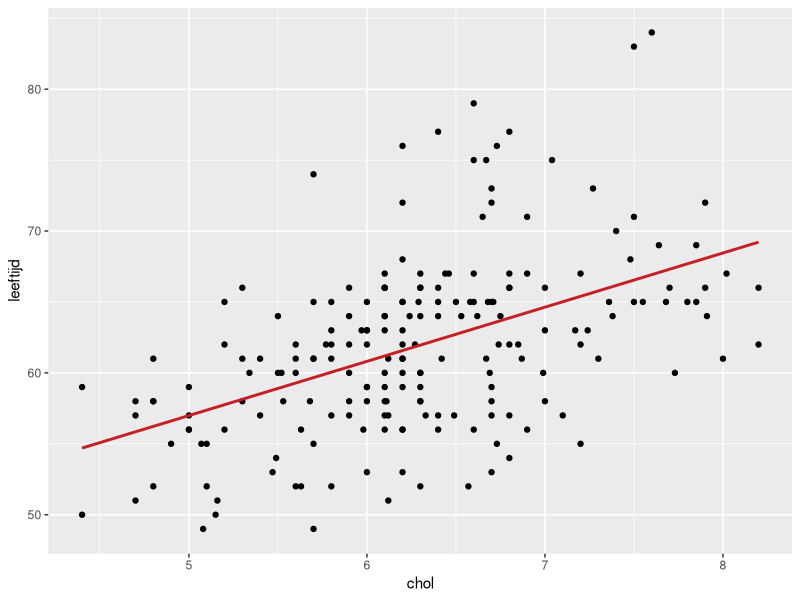
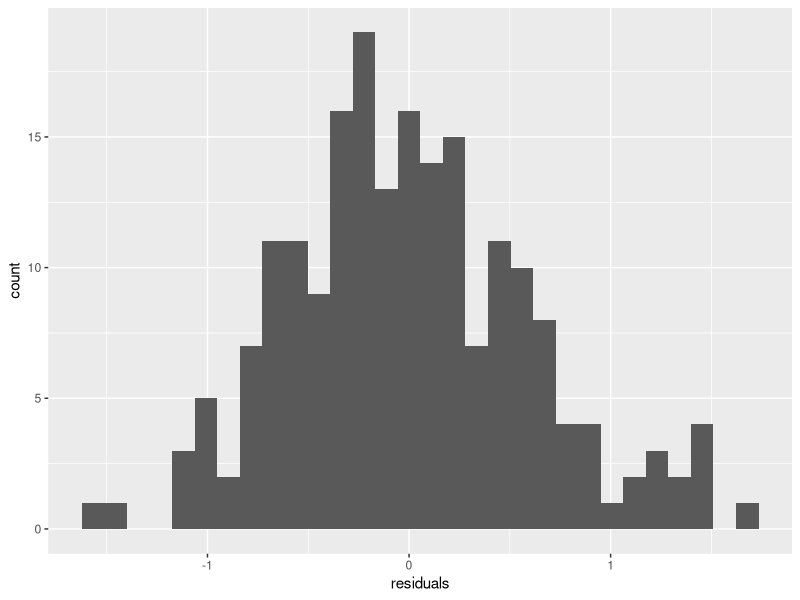
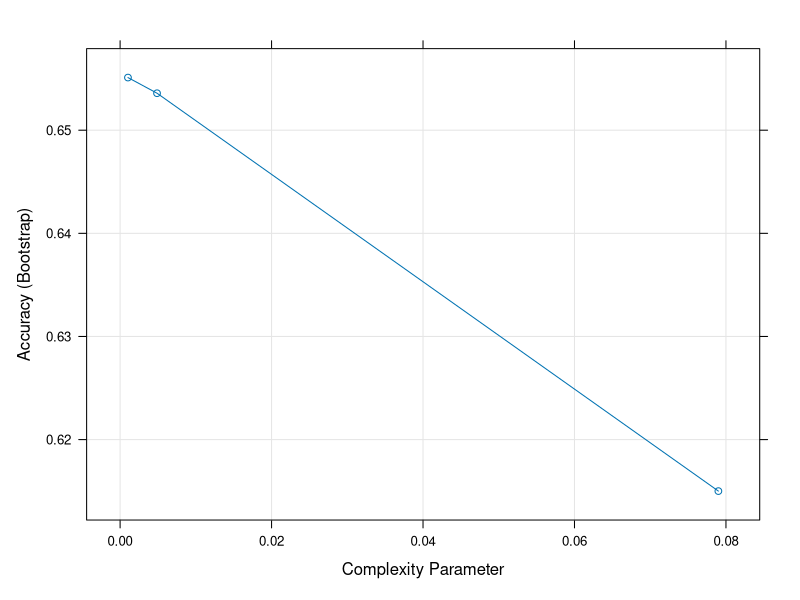

Here is the R script that generated these plots, in order:
library(foreign)
library(ggplot2)
library(dplyr)
library(caret)
library(e1071)
library(readr)

chol1 = read.spss("DM/Data/voorbeeld7_1.sav", to.data.frame=TRUE)
ggplot(chol1, aes(x = chol, y = leeftijd)) +
  geom_point() +
  stat_smooth(method = "lm",
              col = "#C42126",
              se = FALSE,
              size = 1)
fit1 <- lm(formula = chol ~ leeftijd, data = chol1)
summary(fit1)
fit2 <- lm(formula = chol ~ leeftijd + bmi + sekse +alcohol, data = chol1)
summary(fit2)
chol1$residuals <- residuals(fit2)
ggplot(chol1, aes(x = residuals)) +
  geom_histogram()

births <-read_delim(file="births.csv", delim=",", col_names = TRUE, col_types = NULL)
head(births)
births <- births %>%
  mutate(home = factor(if_else(child_birth %in% "first line child birth, at home", "home", "not_home"), levels = c("home","not_home"))) %>%
  mutate(pari = if_else(parity > 1, "multi", "primi")) %>%
  mutate(etni = if_else(etnicity %in% "Dutch", "Dutch", "Non_Dutch"))

set.seed(100)
mydat <- births
# Step 1: Get row numbers for the training data
trainRowNumbers <- createDataPartition(mydat$home, p=0.8, list=FALSE)
# Step 2: Create the training dataset
trainData <- mydat[trainRowNumbers,c(2,4,8,9,10)]
# Step 3: Create the test dataset
testData <- mydat[-trainRowNumbers,c(2,4,8,9,10)]

fit_logreg <- train(home ~ pari + age_cat + etni + urban, data = trainData,
                    method="glm", family="binomial")
summary(fit_logreg)
predicted <- predict(fit_logreg, testData)
confusionMatrix(reference = testData$home, data = predicted)


# Step 1: Get row numbers for the training data
trainRowNumbers <- createDataPartition(mydat$home, p=0.8, list=FALSE)
# Step 2: Create the training dataset
trainData <- mydat[trainRowNumbers,c(2,4,8,9,10)]
# Step 3: Create the test dataset
testData <- mydat[-trainRowNumbers,c(2,4,8,9,10)]
fit_rpart <- train(home ~ pari + age_cat + etni + urban, data = trainData,
                   method="rpart")
plot(fit_rpart)
predicted2 <- predict(fit_rpart, testData)
confusionMatrix(reference = testData$home, data = predicted2)